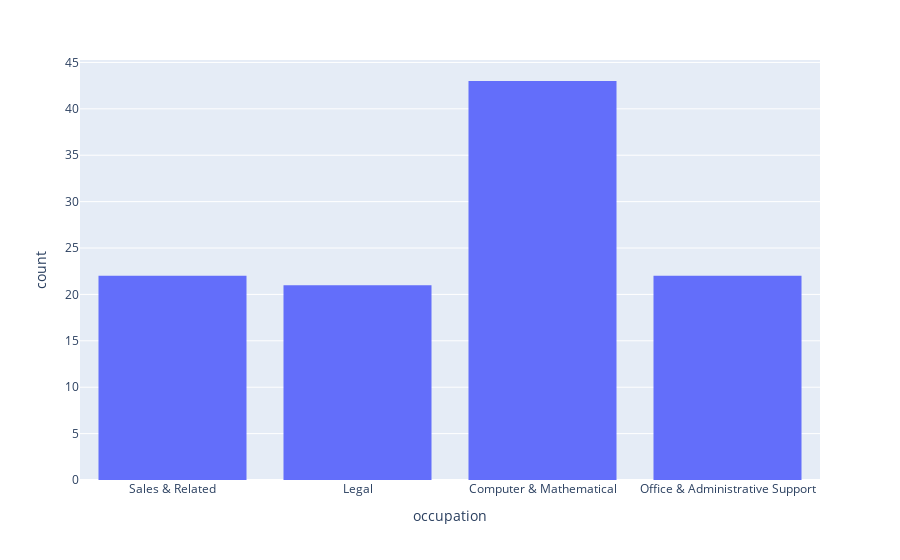

Here is the notebook cell this chart was saved with:
### Code cell
#Explore occupation variable in histogram
px.histogram(Occupation, x='occupation')

### Figure 1 — Plotly figure (JSON) as saved in the notebook; plotly's stock layout.template omitted (floating-point values rounded to 4 significant figures)
{"data": [{"alignmentgroup": "True", "bingroup": "x", "hovertemplate": "occupation=%{x}<br>count=%{y}<extra></extra>", "legendgroup": "", "marker": {"color": "#636efa", "pattern": {"shape": ""}}, "name": "", "offsetgroup": "", "orientation": "v", "showlegend": false, "type": "histogram", "x": ["Sales & Related", "Sales & Related", "Sales & Related", "Sales & Related", "Sales & Related", "Sales & Related", "Sales & Related", "Sales & Related", "Sales & Related", "Sales & Related", "Sales & Related", "Sales & Related", "Sales & Related", "Sales & Related", "Sales & Related", "Sales & Related", "Sales & Related", "Sales & Related", "Sales & Related", "Sales & Related", "Sales & Related", "Sales & Related", "Legal", "Legal", "Legal", "Legal", "Legal", "Legal", "Legal", "Legal", "Legal", "Legal", "Legal", "Legal", "Legal", "Legal", "Legal", "Legal", "Legal", "Legal", "Legal", "Legal", "Legal", "Computer & Mathematical", "Computer & Mathematical", "Computer & Mathematical", "Computer & Mathematical", "Computer & Mathematical", "Computer & Mathematical", "Computer & Mathematical", "Computer & Mathematical", "Computer & Mathematical", "Computer & Mathematical", "Computer & Mathematical", "Computer & Mathematical", "Computer & Mathematical", "Computer & Mathematical", "Computer & Mathematical", "Computer & Mathematical", "Computer & Mathematical", "Computer & Mathematical", "Computer & Mathematical", "Computer & Mathematical", "Computer & Mathematical", "Computer & Mathematical", "Office & Administrative Support", "Office & Administrative Support", "Office & Administrative Support", "Office & Administrative Support", "Office & Administrative Support", "Office & Administrative Support", "Office & Administrative Support", "Office & Administrative Support", "Office & Administrative Support", "Office & Administrative Support", "Office & Administrative Support", "Office & Administrative Support", "Office & Administrative Support", "Office & Administrative Support", "Office & Administrative Support", "Office & Administrative Support", "Office & Administrative Support", "Office & Administrative Support", "Office & Administrative Support", "Office & Administrative Support", "Office & Administrative Support", "Office & Administrative Support", "Computer & Mathematical", "Computer & Mathematical", "Computer & Mathematical", "Computer & Mathematical", "Computer & Mathematical", "Computer & Mathematical", "Computer & Mathematical", "Computer & Mathematical", "Computer & Mathematical", "Computer & Mathematical", "Computer & Mathematical", "Computer & Mathematical", "Computer & Mathematical", "Computer & Mathematical", "Computer & Mathematical", "Computer & Mathematical", "Computer & Mathematical", "Computer & Mathematical", "Computer & Mathematical", "Computer & Mathematical", "Computer & Mathematical"], "xaxis": "x", "yaxis": "y"}], "layout": {"barmode": "relative", "legend": {"tracegroupgap": 0}, "margin": {"t": 60}, "xaxis": {"anchor": "y", "domain": [0, 1], "title": {"text": "occupation"}}, "yaxis": {"anchor": "x", "domain": [0, 1], "title": {"text": "count"}}}}
